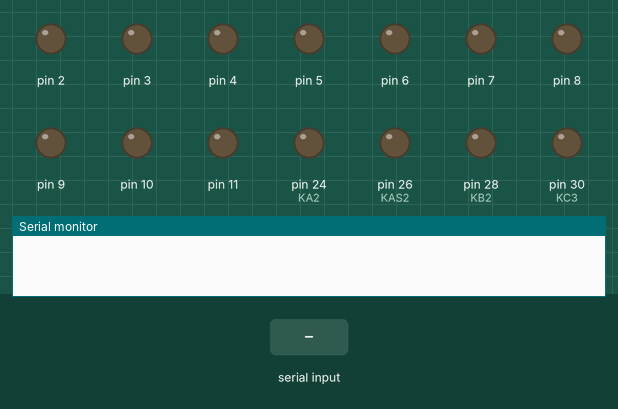
Recording of a sketch running on a simulated Arduino Mega 2560, built with avr-gcc and run on an emulated ATmega2560. Shown: output pins drawn as LEDs (lit = HIGH), the last lines printed to the serial monitor. The inputs (shaded band) are chosen by the test bench.

Above: at 1.2 s.
1.3 s: byte 21 (21) received over Serial
At 1.9 s:
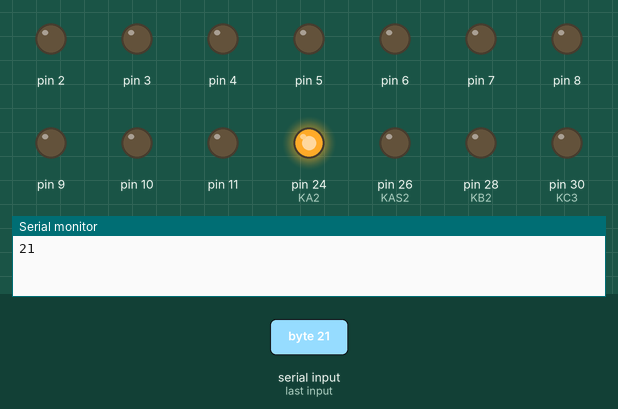
2.8 s: byte 22 (22) received over Serial
At 4.0 s:
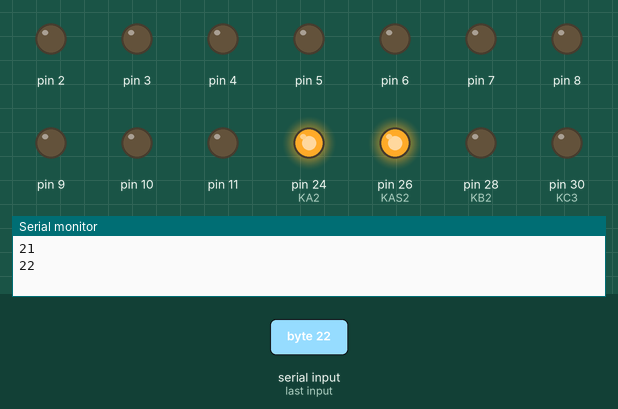
4.3 s: byte 23 (23) received over Serial
At 5.3 s:
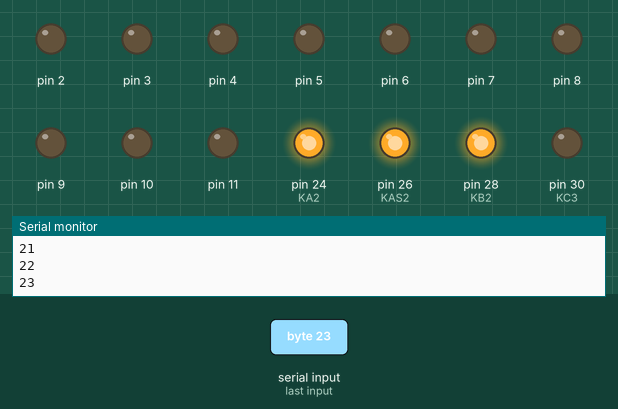
5.8 s: byte 24 (24) received over Serial
At 6.5 s:
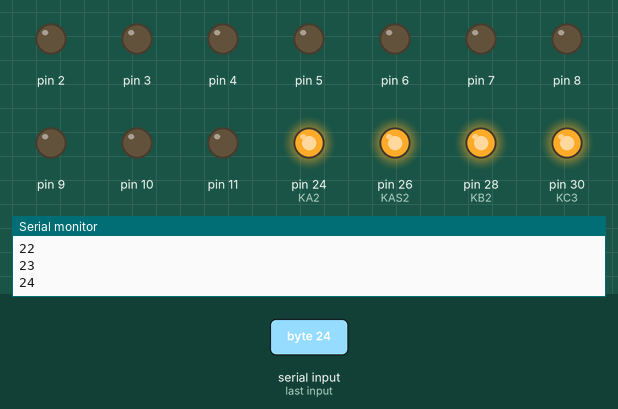
7.3 s: "0" received over Serial
At 7.6 s:
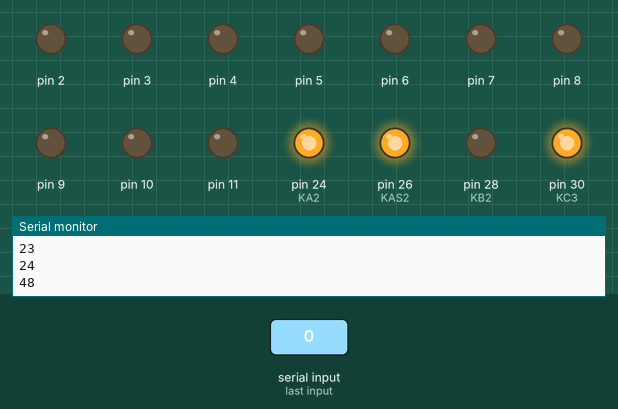
8.8 s: "1" received over Serial
At 10.0 s:
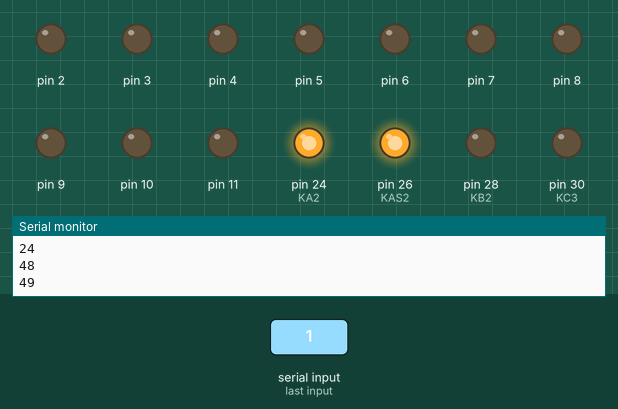
Timing chart, 0 to 11.3 s (numbered marks = the images above; inputs shaded):
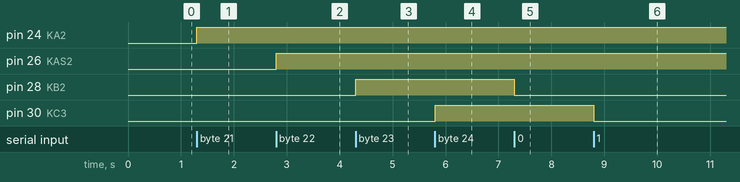

The sketch:

finalino.ino
```cpp
#include <Wire.h> // Enable this line if using Arduino Uno, Mega, etc.
#include <elapsedMillis.h>


// notes
#define KC1     2
#define KCS1    3
#define KD1     4
#define KDS1    5
#define KE1     6
#define KF1     7
#define KFS1    8
#define KG1     9
#define KGS1    10
#define KA1     11
#define KAS1    12
#define KB1     13
#define KC2     14
#define KCS2    15
#define KD2     16
#define KDS2    17
#define KE2     18
#define KF2     19
#define KFS2    20
#define KG2     21
#define KGS2    22
#define KA2     24
#define KAS2    26
#define KB2     28
#define KC3     30

#define REST    -1

// note to self: always use unsigned long w/ millis or else time would become negative....
unsigned long startMillis;
unsigned long noteStartTime;

unsigned int sample;

// time stamp for the last time a tip was received
unsigned long lastTip = -5000;

int numTips = 0;

int LoopLength = 2;
int CurrLoop = 0;
//int LoopLength = 45;
//int CurrLoop = 5;

int NotePlaying[25];


void setup() {
  for (int i = 2; i < 22; i++) {
    pinMode(i, OUTPUT);
  }

  for (int j = 22; j <= 30; j += 2) {
    pinMode(j, OUTPUT);
  }

  Serial.begin(9600);

  // Testing keys
  /*
    for (int i = 2; i < 22; i++) {
      digitalWrite(i, HIGH);
      delay(1000);
      digitalWrite(i, LOW);
    }

    for (int j = 22; j <= 30; j += 2) {
      digitalWrite(j, HIGH);
      delay(1000);
      digitalWrite(j, LOW);
    }
  */
}


void loop() {

  if (Serial.available()) {
    int val = Serial.read();
    Serial.println(val);

    // note on
    if (val < 25) {
      if (!NotePlaying[val]) {
        NotePlaying[val] = true;

        if (val <= 20) {
          digitalWrite(val + 2, HIGH);
        }
        else if (val == 21) {
          digitalWrite(KA2, HIGH);
        }
        else if (val == 22) {
          digitalWrite(KAS2, HIGH);
        }
        else if (val == 23) {
          digitalWrite(KB2, HIGH);
        }
        else if (val == 24) {
          digitalWrite(KC3, HIGH);
        }
      }
    }

    // note off
    else {
      int val2 = val-25;

      if (NotePlaying[val2]) {
        NotePlaying[val2] = false;

        if (val2 <= 20) {
          digitalWrite(val2 + 2, LOW);
        }
        else if (val2 == 21) {
          digitalWrite(KA2, LOW);
        }
        else if (val2 == 22) {
          digitalWrite(KAS2, LOW);
        }
        else if (val2 == 23) {
          digitalWrite(KB2, LOW);
        }
        else if (val2 == 24) {
          digitalWrite(KC3, LOW);
        }
      }
    }
  }


  else {
  }

}
```

Measured:
- after the input at 1.3 s, pin 24 (KA2): LOW → HIGH at once
- after the input at 2.8 s, pin 26 (KAS2): LOW → HIGH at once
- after the input at 4.3 s, pin 28 (KB2): LOW → HIGH at once
- after the input at 5.8 s, pin 30 (KC3): LOW → HIGH at once
- after the input at 7.3 s, pin 28 (KB2): HIGH → LOW at once
- after the input at 8.8 s, pin 30 (KC3): HIGH → LOW at once
